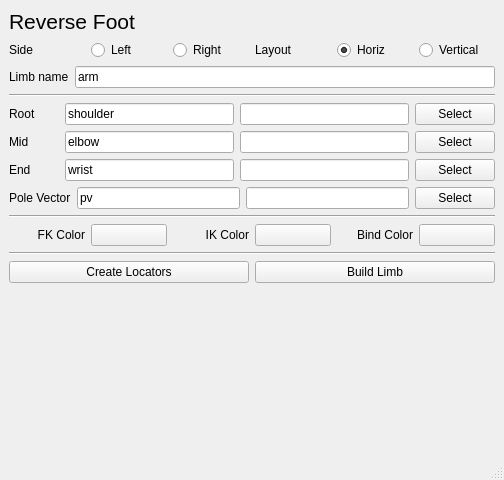
<?xml version="1.0" encoding="UTF-8"?>
<ui version="4.0">
 <class>MainWindow</class>
 <widget class="QMainWindow" name="MainWindow">
  <property name="geometry">
   <rect>
    <x>0</x>
    <y>0</y>
    <width>504</width>
    <height>480</height>
   </rect>
  </property>
  <property name="windowTitle">
   <string>Auto-rigger</string>
  </property>
  <widget class="QWidget" name="centralwidget">
   <layout class="QVBoxLayout" name="verticalLayout">
    <item>
     <layout class="QHBoxLayout" name="horizontalLayout_5">
      <item>
       <widget class="QLabel" name="label">
        <property name="font">
         <font>
          <pointsize>16</pointsize>
         </font>
        </property>
        <property name="text">
         <string>Reverse Foot</string>
        </property>
       </widget>
      </item>
     </layout>
    </item>
    <item>
     <layout class="QHBoxLayout" name="horizontalLayout_11">
      <item>
       <layout class="QHBoxLayout" name="horizontalLayout_7">
        <item>
         <widget class="QLabel" name="label_6">
          <property name="text">
           <string>Side</string>
          </property>
         </widget>
        </item>
        <item>
         <widget class="QRadioButton" name="prefix_L">
          <property name="text">
           <string>Left</string>
          </property>
          <property name="checked">
           <bool>true</bool>
          </property>
         </widget>
        </item>
        <item>
         <widget class="QRadioButton" name="prefix_R">
          <property name="text">
           <string>Right</string>
          </property>
         </widget>
        </item>
       </layout>
      </item>
      <item>
       <layout class="QHBoxLayout" name="horizontalLayout_10">
        <item>
         <widget class="QLabel" name="label_11">
          <property name="text">
           <string>Layout</string>
          </property>
         </widget>
        </item>
        <item>
         <widget class="QRadioButton" name="layout_hor">
          <property name="text">
           <string>Horiz</string>
          </property>
          <property name="checked">
           <bool>true</bool>
          </property>
         </widget>
        </item>
        <item>
         <widget class="QRadioButton" name="layout_vert">
          <property name="text">
           <string>Vertical</string>
          </property>
         </widget>
        </item>
       </layout>
      </item>
     </layout>
    </item>
    <item>
     <layout class="QHBoxLayout" name="horizontalLayout_8">
      <item>
       <widget class="QLabel" name="label_7">
        <property name="sizePolicy">
         <sizepolicy hsizetype="Minimum" vsizetype="Preferred">
          <horstretch>0</horstretch>
          <verstretch>0</verstretch>
         </sizepolicy>
        </property>
        <property name="minimumSize">
         <size>
          <width>50</width>
          <height>0</height>
         </size>
        </property>
        <property name="baseSize">
         <size>
          <width>0</width>
          <height>0</height>
         </size>
        </property>
        <property name="text">
         <string>Limb name</string>
        </property>
       </widget>
      </item>
      <item>
       <widget class="QLineEdit" name="name_limb">
        <property name="text">
         <string>arm</string>
        </property>
       </widget>
      </item>
     </layout>
    </item>
    <item>
     <widget class="Line" name="line_2">
      <property name="orientation">
       <enum>Qt::Horizontal</enum>
      </property>
     </widget>
    </item>
    <item>
     <layout class="QHBoxLayout" name="horizontalLayout">
      <item>
       <widget class="QLabel" name="label_2">
        <property name="sizePolicy">
         <sizepolicy hsizetype="Minimum" vsizetype="Preferred">
          <horstretch>0</horstretch>
          <verstretch>0</verstretch>
         </sizepolicy>
        </property>
        <property name="minimumSize">
         <size>
          <width>50</width>
          <height>0</height>
         </size>
        </property>
        <property name="baseSize">
         <size>
          <width>0</width>
          <height>0</height>
         </size>
        </property>
        <property name="text">
         <string>Root</string>
        </property>
       </widget>
      </item>
      <item>
       <widget class="QLineEdit" name="name_root">
        <property name="text">
         <string>shoulder</string>
        </property>
       </widget>
      </item>
      <item>
       <widget class="QLineEdit" name="sel_root">
        <property name="readOnly">
         <bool>true</bool>
        </property>
       </widget>
      </item>
      <item>
       <widget class="QPushButton" name="sel_1">
        <property name="text">
         <string>Select</string>
        </property>
       </widget>
      </item>
     </layout>
    </item>
    <item>
     <layout class="QHBoxLayout" name="horizontalLayout_3">
      <item>
       <widget class="QLabel" name="label_3">
        <property name="sizePolicy">
         <sizepolicy hsizetype="Minimum" vsizetype="Preferred">
          <horstretch>0</horstretch>
          <verstretch>0</verstretch>
         </sizepolicy>
        </property>
        <property name="minimumSize">
         <size>
          <width>50</width>
          <height>0</height>
         </size>
        </property>
        <property name="text">
         <string>Mid</string>
        </property>
       </widget>
      </item>
      <item>
       <widget class="QLineEdit" name="name_mid">
        <property name="text">
         <string>elbow</string>
        </property>
       </widget>
      </item>
      <item>
       <widget class="QLineEdit" name="sel_mid">
        <property name="readOnly">
         <bool>true</bool>
        </property>
       </widget>
      </item>
      <item>
       <widget class="QPushButton" name="sel_2">
        <property name="text">
         <string>Select</string>
        </property>
       </widget>
      </item>
     </layout>
    </item>
    <item>
     <layout class="QHBoxLayout" name="horizontalLayout_4">
      <item>
       <widget class="QLabel" name="label_4">
        <property name="minimumSize">
         <size>
          <width>50</width>
          <height>0</height>
         </size>
        </property>
        <property name="text">
         <string>End</string>
        </property>
       </widget>
      </item>
      <item>
       <widget class="QLineEdit" name="name_end">
        <property name="text">
         <string>wrist</string>
        </property>
       </widget>
      </item>
      <item>
       <widget class="QLineEdit" name="sel_end">
        <property name="readOnly">
         <bool>true</bool>
        </property>
       </widget>
      </item>
      <item>
       <widget class="QPushButton" name="sel_3">
        <property name="text">
         <string>Select</string>
        </property>
       </widget>
      </item>
     </layout>
    </item>
    <item>
     <layout class="QHBoxLayout" name="horizontalLayout_6">
      <item>
       <widget class="QLabel" name="label_5">
        <property name="minimumSize">
         <size>
          <width>50</width>
          <height>0</height>
         </size>
        </property>
        <property name="text">
         <string>Pole Vector</string>
        </property>
       </widget>
      </item>
      <item>
       <widget class="QLineEdit" name="name_pv">
        <property name="text">
         <string>pv</string>
        </property>
       </widget>
      </item>
      <item>
       <widget class="QLineEdit" name="sel_pv">
        <property name="readOnly">
         <bool>true</bool>
        </property>
       </widget>
      </item>
      <item>
       <widget class="QPushButton" name="sel_4">
        <property name="text">
         <string>Select</string>
        </property>
       </widget>
      </item>
     </layout>
    </item>
    <item>
     <widget class="Line" name="line_3">
      <property name="orientation">
       <enum>Qt::Horizontal</enum>
      </property>
     </widget>
    </item>
    <item>
     <layout class="QHBoxLayout" name="horizontalLayout_9">
      <item>
       <widget class="QLabel" name="label_8">
        <property name="text">
         <string>FK Color</string>
        </property>
        <property name="alignment">
         <set>Qt::AlignRight|Qt::AlignTrailing|Qt::AlignVCenter</set>
        </property>
       </widget>
      </item>
      <item>
       <widget class="QPushButton" name="fk_color_btn">
        <property name="text">
         <string/>
        </property>
       </widget>
      </item>
      <item>
       <widget class="QLabel" name="label_9">
        <property name="text">
         <string>IK Color</string>
        </property>
        <property name="alignment">
         <set>Qt::AlignRight|Qt::AlignTrailing|Qt::AlignVCenter</set>
        </property>
       </widget>
      </item>
      <item>
       <widget class="QPushButton" name="ik_color_btn">
        <property name="text">
         <string/>
        </property>
       </widget>
      </item>
      <item>
       <widget class="QLabel" name="label_10">
        <property name="text">
         <string>Bind Color</string>
        </property>
        <property name="alignment">
         <set>Qt::AlignRight|Qt::AlignTrailing|Qt::AlignVCenter</set>
        </property>
       </widget>
      </item>
      <item>
       <widget class="QPushButton" name="bind_color_btn">
        <property name="text">
         <string/>
        </property>
       </widget>
      </item>
     </layout>
    </item>
    <item>
     <widget class="Line" name="line">
      <property name="orientation">
       <enum>Qt::Horizontal</enum>
      </property>
     </widget>
    </item>
    <item>
     <layout class="QHBoxLayout" name="horizontalLayout_2">
      <item>
       <widget class="QPushButton" name="btn_1">
        <property name="text">
         <string>Create Locators</string>
        </property>
       </widget>
      </item>
      <item>
       <widget class="QPushButton" name="btn_2">
        <property name="text">
         <string>Build Limb</string>
        </property>
       </widget>
      </item>
     </layout>
    </item>
    <item>
     <spacer name="verticalSpacer">
      <property name="orientation">
       <enum>Qt::Vertical</enum>
      </property>
      <property name="sizeHint" stdset="0">
       <size>
        <width>20</width>
        <height>246</height>
       </size>
      </property>
     </spacer>
    </item>
   </layout>
  </widget>
  <widget class="QMenuBar" name="menubar">
   <property name="geometry">
    <rect>
     <x>0</x>
     <y>0</y>
     <width>504</width>
     <height>18</height>
    </rect>
   </property>
  </widget>
  <widget class="QStatusBar" name="statusbar"/>
 </widget>
 <resources/>
 <connections/>
</ui>
